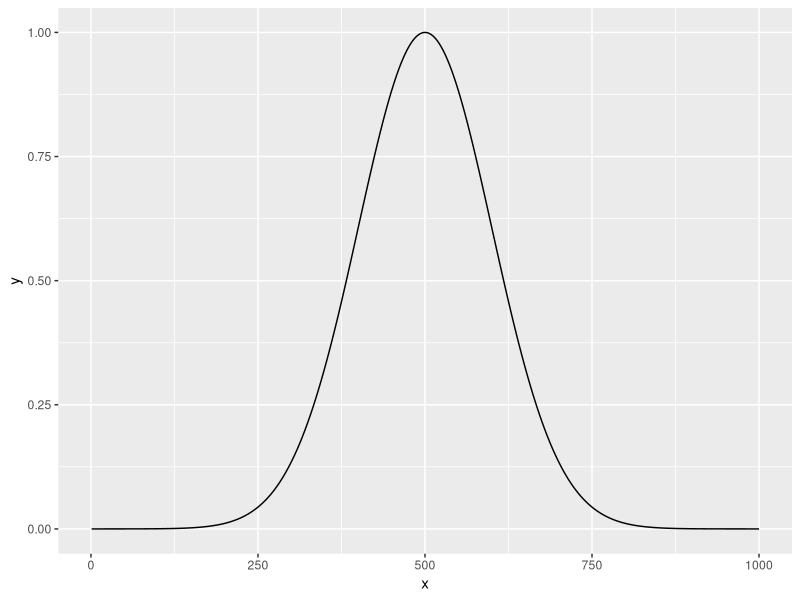
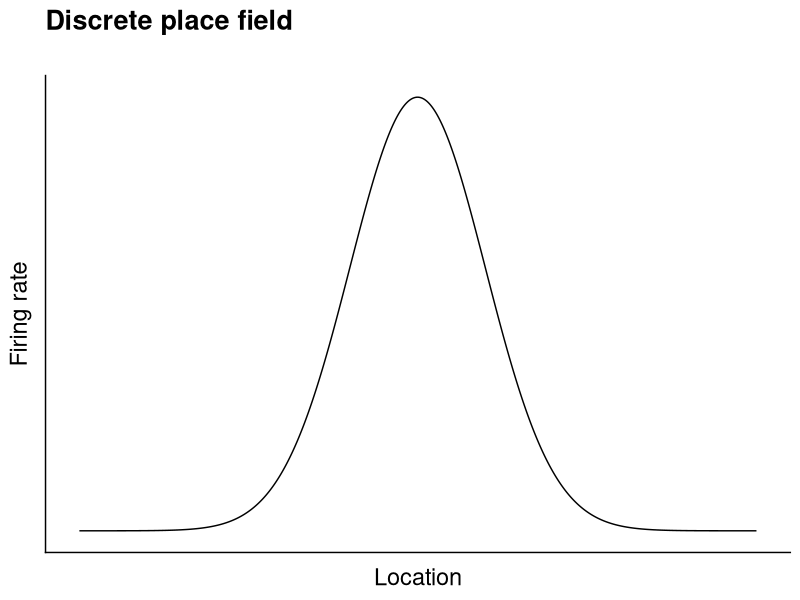
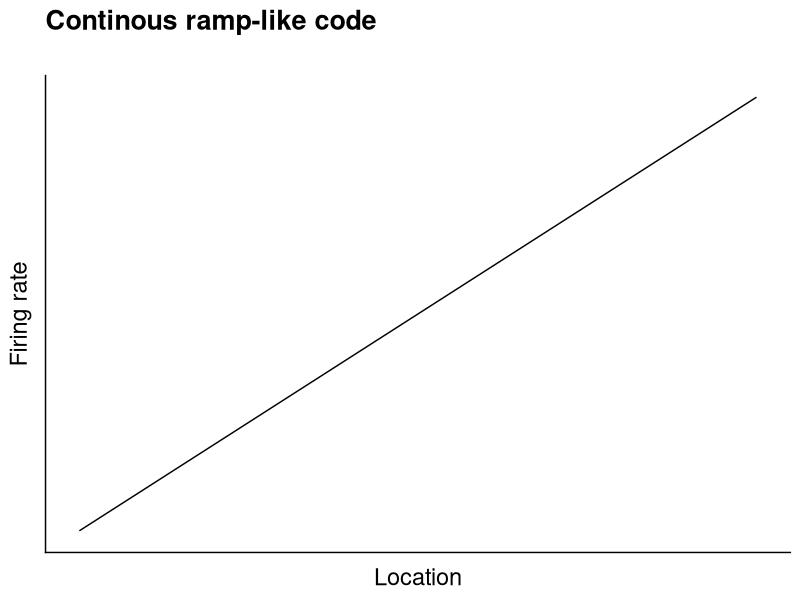
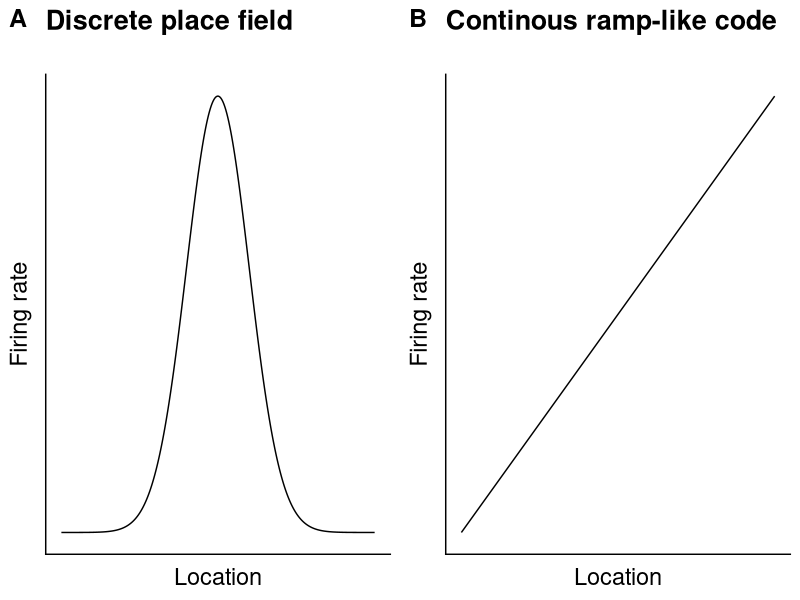
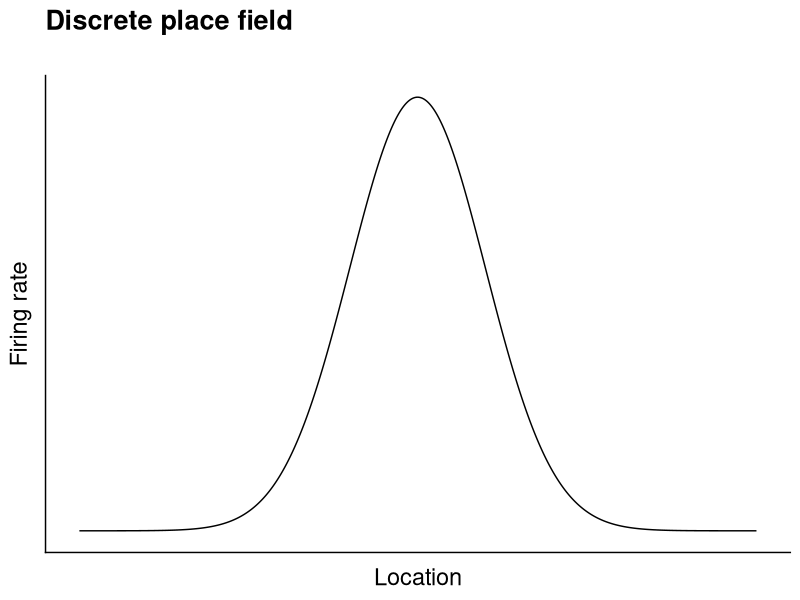
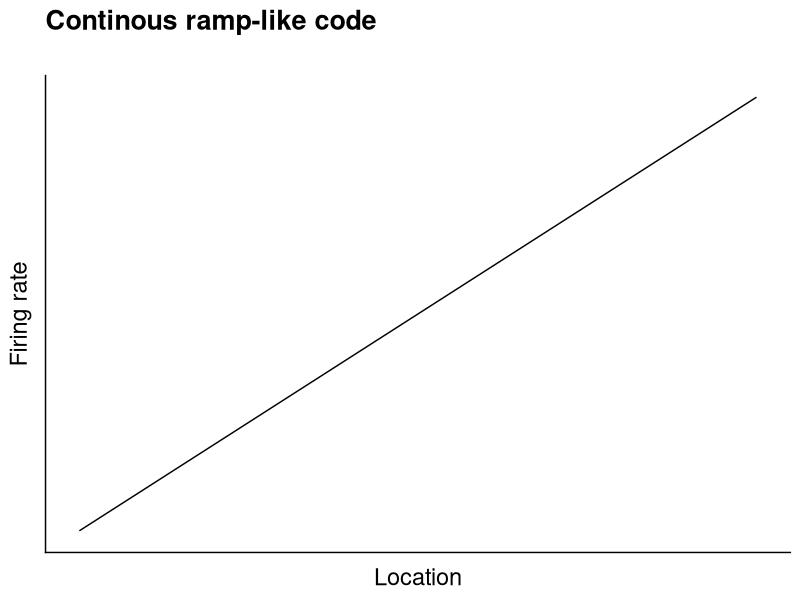
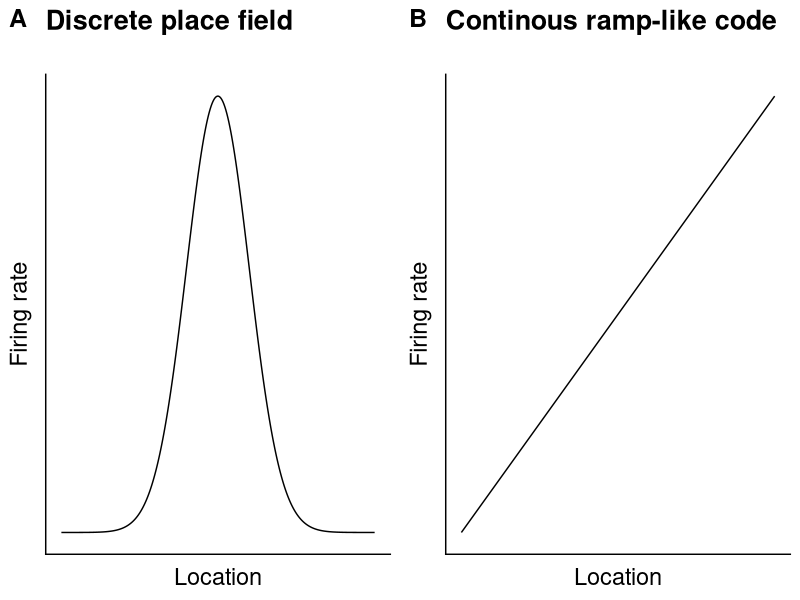

Reproduce these figures in R, in order.
## ---- chunk 1
knitr::opts_chunk$set(echo = TRUE)
library(tidyverse)
library(cowplot)
## ---- chunk 2
x <- 1:1000
loc <- 500
sd <- 100
field <- exp(-1*((x-loc)^2)/(2*sd^2))
tb <- tibble(x = x, y = field)
## ---- chunk 3
x_f <- rep(x, 5)
id <- c(rep(1,1000), rep(2,1000), rep(3,1000), rep(4,1000), rep(5,1000))
locs <- id*200-100
fields <- exp(-1*((x_f-locs)^2)/(2*sd^2))
tb_f <- tibble(x = x_f, y = fields, id = as.factor(id))
## ---- chunk 4
ggplot(tb, aes(x, y)) +
  geom_line()

(fields <- ggplot(tb, aes(x, y)) +
  geom_line() +
  labs(title = "Discrete place field\n",
       y = "Firing rate",
       x = "Location") +
  theme_cowplot() +
  theme(axis.text = element_blank(),
        axis.ticks = element_blank(),
        legend.position="none", 
        axis.text.x = element_text(size=0),
        axis.text.y = element_text(size=0),
        legend.title = element_blank(),
        text = element_text(size=17)))

ggsave(file = "Figure1_A.png", width = 4, height = 3.5)

## ---- chunk 5
ramp <- x/1000
tb_r <- tibble(x = x, y = ramp)

(ramp <- ggplot(tb_r, aes(x, y)) +
  geom_line() +
  labs(title = "Continous ramp-like code\n",
       y = "Firing rate",
       x = "Location") +
  theme_cowplot() +
  theme(axis.text = element_blank(),
        axis.ticks = element_blank(),
        legend.position="none", 
        axis.text.x = element_text(size=0),
        axis.text.y = element_text(size=0),
        legend.title = element_blank(),
        text = element_text(size=17)))

ggsave(file = "Figure1_B.png", width = 4, height = 3.5)

## ---- chunk 6
plot_grid(fields, ramp, labels = c("A", "B"), label_size = 18)
ggsave(file = "Figure1_Schematic.png", width = 10, height = 4)

